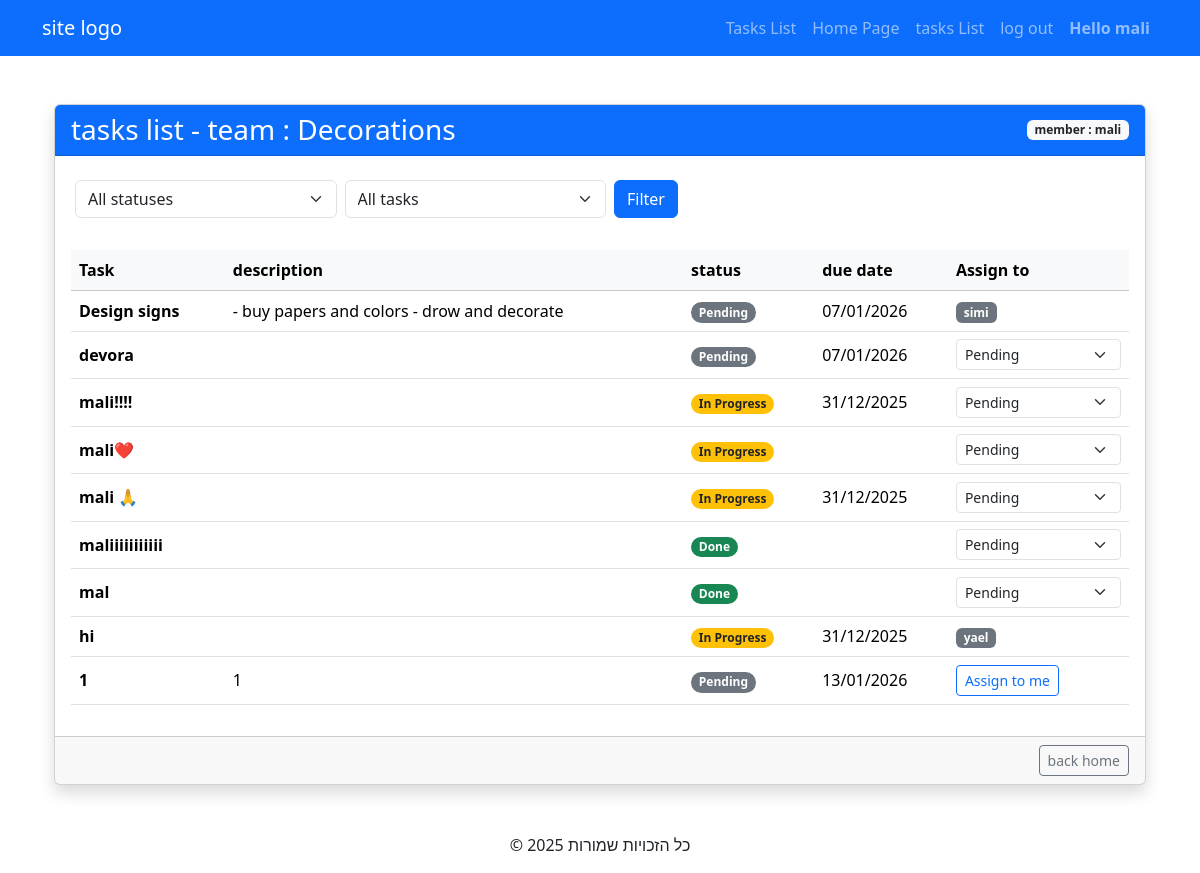
Before: /tasks/ (signed in) with the older database file.
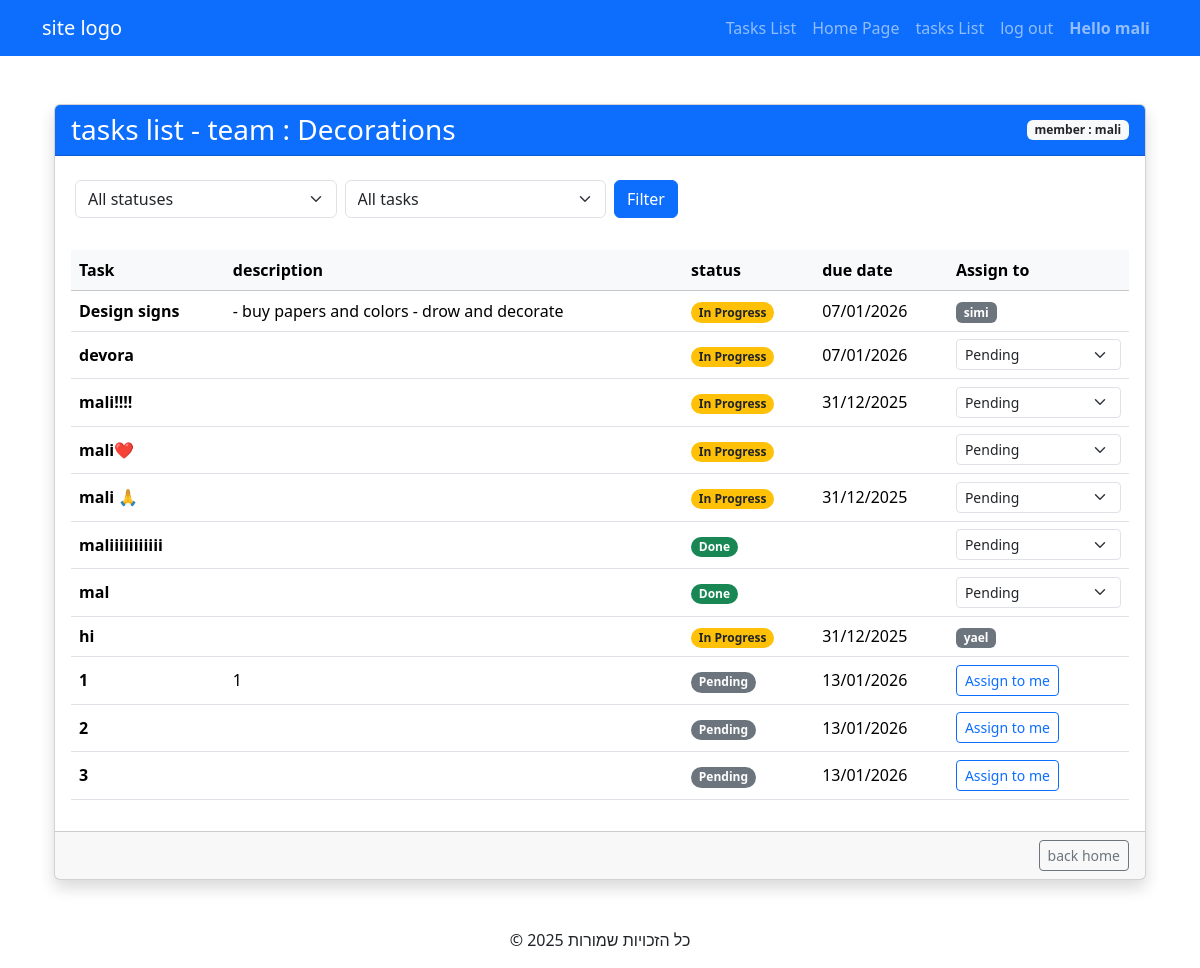
After: the same page with the newer database file.
### TasksApp/models.py (models this page shows, shortened)
class User(AbstractUser):
    email = models.EmailField(unique=True)

class Team(models.Model):
    name = models.CharField(max_length=100, unique=True)
    def __str__(self):
        return self.name

class Task(models.Model):
    title = models.CharField(max_length=200)
    description = models.TextField(blank=True, max_length=500, null=True)
    due_date = models.DateField(blank=True, null=True)
    status = models.CharField(
        max_length=20,
        choices=Status.choices,
        default=Status.PENDING
    )
    team = models.ForeignKey(
        Team,
        on_delete=models.CASCADE,
        related_name="tasks"
    )
    assigned_employee = models.ForeignKey(
        Member,
        on_delete=models.SET_NULL,
        null=True,
        blank=True,
        related_name="tasks"
    )

class Member(models.Model):
    user = models.OneToOneField(
        User,
        on_delete=models.CASCADE,
        related_name="member"
    )
    team = models.ForeignKey(
        Team,
        on_delete=models.CASCADE,
        related_name="memebers"
    )

### TasksApp/views.py (the view)
# urls.py: path('tasks/', tasksListView, name='tasksList'),
def tasksListView(request):
    if not request.user.is_authenticated:
        return redirect('login')
    status_filter = request.GET.get('status')
    assigned_filter = request.GET.get('assigned')
    if request.user.is_superuser:
        tasks = Task.objects.all()
    else:
        member = Member.objects.filter(user=request.user).first()
        if not member:
            return redirect('login')
        team = member.team
        tasks = Task.objects.filter(team=team)
    if status_filter:
        tasks = tasks.filter(status=status_filter)
    if assigned_filter == 'yes':
        tasks = tasks.filter(assigned_employee__isnull=False)
    elif assigned_filter == 'no':
        tasks = tasks.filter(assigned_employee__isnull=True)
    return render(
        request,
        'tasksList.html',
        {
            'tasks': tasks,
            'team': team if not request.user.is_superuser else None,
            'selected_status': status_filter,
            'selected_assigned': assigned_filter,
        }
    )

### templates/tasksList.html (shortened to what this page needs)
{% extends "base.html" %}
{% block content %}
<div class="container mt-5">
    <div class="card shadow">
        <div class="card-header bg-primary text-white d-flex justify-content-between align-items-center">
            <h3 class="mb-0"> tasks list - team : {{ team}}</h3>
            <span class="badge bg-light text-dark">member : {{ user.username }}</span>
        </div>
        <form method="get" class="row g-2 mb-3 mt-3 ms-3">
            <div class="col-md-3">
                <select name="status" class="form-select">
                    <option value="">All statuses</option>
                </select>
            </div>
            <div class="col-md-3">
                <select name="assigned" class="form-select">
                    <option value="">All tasks</option>
                </select>
            </div>
            <div class="col-md-2">
                <button type="submit" class="btn btn-primary">Filter</button>
            </div>
        </form>
        <div class="card-body">
            <div class="table-responsive">
                <table class="table table-hover align-middle">
                    <thead class="table-light">
                        <tr>
                            <th>Task</th>
                            <th>description</th>
                            <th>status</th>
                            <th>due date </th>
                            <th>Assign to</th>
                        </tr>
                    </thead>
                    <tbody>
                        {% for task in tasks %}
                        <tr>
                            <td class="fw-bold">{{ task.title }}</td>
                            <td>{{ task.description|truncatechars:50 }}</td>
                            <td>
                                {% if task.status == 'done' %}
                                <span class="badge rounded-pill bg-success">Done</span>
                                {% elif task.status == 'in_progress' %}
                                <span class="badge rounded-pill bg-warning text-dark">In Progress</span>
                                {% else %}
                                <span class="badge rounded-pill bg-secondary">Pending</span>
                                {% endif %}
                            </td>
                            <td>{{ task.due_date|date:"d/m/Y" }}</td>
                            <td>
                                {% if not task.assigned_employee and not user.is_superuser %}
                                <form method="post" action="{% url 'update_task_member' task.id %}">
                                    <button type="submit" class="btn btn-sm btn-outline-primary">Assign to me</button>
                                </form>
                                {% elif task.assigned_employee.user == user and not user.is_superuser %}
                                <form method="post" action="{% url 'update_task_status' task.id %}">
                                    <select name="new_status" class="form-select form-select-sm"
                                        onchange="this.form.submit()">
                                        <option value="pending">
                                            Pending</option>
                                    </select>
                                </form>
                                {% elif task.assigned_employee %}
                                <span class="badge bg-secondary">{{ task.assigned_employee.user.username }}</span>
                                {% else %}
                                <span class="text-muted small">Unassigned</span>
                                {% endif %}
                            </td>
                        {% endfor %}
                    </tbody>
                </table>
            </div>
        </div>
        <div class="card-footer text-end">
            <a href="{% url 'home' %}" class="btn btn-outline-secondary btn-sm"> back home</a>
        </div>
    </div>
</div>
{% endblock %}

### templates/base.html (shortened to what this page needs)
{%load static %}
<!DOCTYPE html>
<html lang="en">
<head>
    <link rel="stylesheet" href="{% static 'css/bootstrap.min.css' %}">
    <link rel="stylesheet" href="{% static 'css/style.css' %}">
</head>
<body>
    <header>
        <nav class="navbar navbar-expand-lg navbar-dark bg-primary">
            <div class="container">
                <a class="navbar-brand" href="/"> site logo</a>
                <div class="navbar-nav">
                    <a class="nav-link" href="{% url 'tasksList' %}">Tasks List</a>
                    <a class="nav-link" href="{% url 'home' %}"> Home Page</a>
                    {% if user.is_authenticated %}
                    <a class="nav-link" href="{% url 'tasksList'%}">tasks List</a>
                    <a class="nav-link" href="{% url 'logout' %}">log out</a>
                    <a class="nav-link fw-bolder">Hello {{ user.username }}</a>
                    {% else %}
                    <a class="nav-link" href="{% url 'login' %}">log in</a>
                    <a class="nav-link" href="{% url 'register' %}">Register</a>
                    {% endif %}
                </div>
            </div>
        </nav>
    </header>
    <main class="container mt-4">
        {% block content %}
        {% endblock %}
    </main>
    <footer class="text-center mt-5">
        <p>© 2025 כל הזכויות שמורות</p>
    </footer>
</body>
</html>

Changed rows visible on the page:
changed Task "Design signs": status "Pending" → "In Progress"
changed Task "devora": status "Pending" → "In Progress"
added Task: title "2", status "Pending", due_date "13/01/2026", shows "Assign to me"
added Task: title "3", status "Pending", due_date "13/01/2026", shows "Assign to me"
